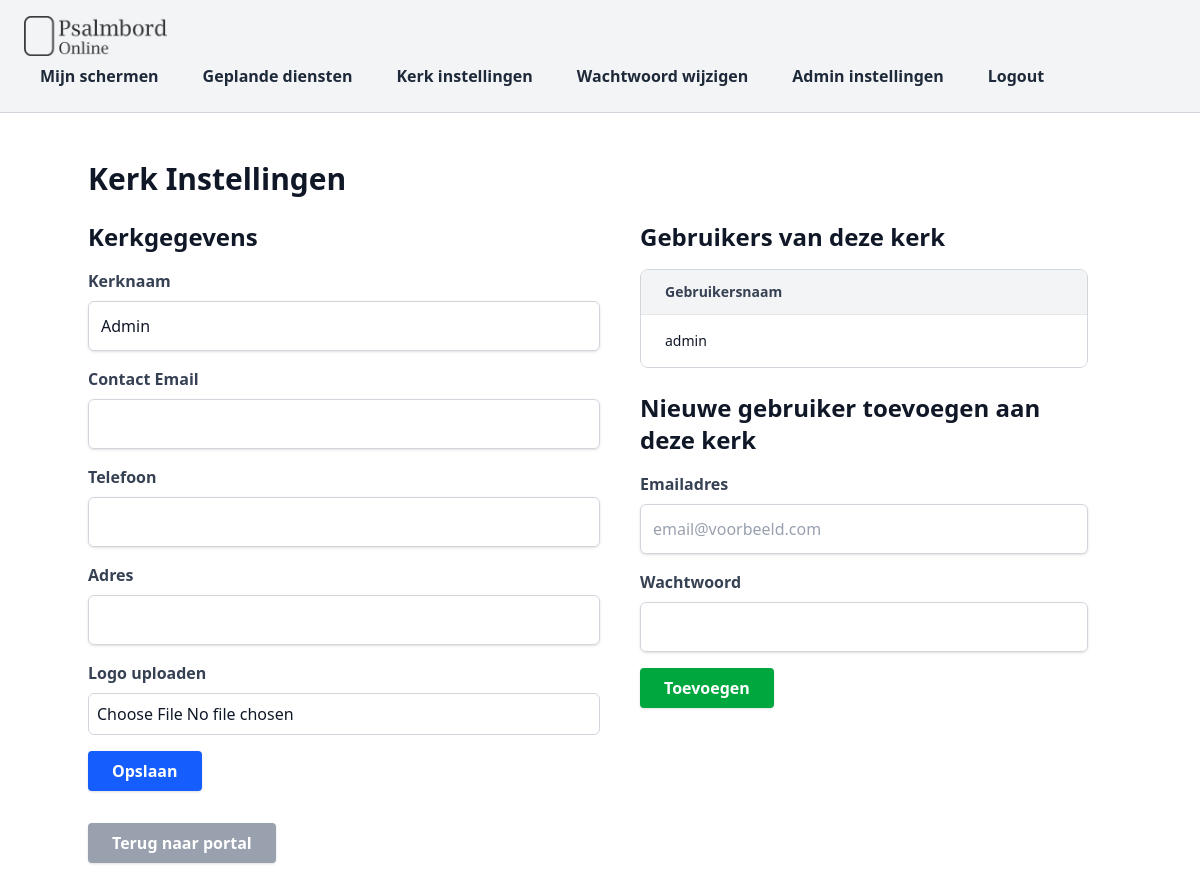
Page /church/settings (signed in) on the committed database.
### app.py (models this page shows)
class Church(db.Model):
    id = db.Column(db.Integer, primary_key=True)
    name = db.Column(db.String(150), unique=True, nullable=False)
    is_active = db.Column(db.Boolean, default=False, nullable=False)  # New field for activation state
    contact_email = db.Column(db.String(150), default='')
    contact_phone = db.Column(db.String(50), default='')
    contact_address = db.Column(db.String(200), default='')
    logo_filename = db.Column(db.String(300), nullable=True)  # New field for logo filename
    users = db.relationship('User', backref='church', lazy=True)
    boards = db.relationship('Liturgiebord', backref='church', lazy=True)

class User(UserMixin, db.Model):
    id = db.Column(db.Integer, primary_key=True)
    username = db.Column(db.String(150), unique=True, nullable=False)
    password = db.Column(db.String(150), nullable=False)
    church_id = db.Column(db.Integer, db.ForeignKey('church.id'), nullable=False)
    is_admin = db.Column(db.Boolean, default=False)

### app.py (the view, shortened to what this page needs)
@app.route('/church/settings', methods=['GET', 'POST'])
@login_required
def church_settings():
    church = current_user.church
    msg = None
    users = church.users
    return render_template('church_settings.html', church=church, users=users, msg=msg)

### app.py (called while the page is built)
@login_manager.user_loader
def load_user(user_id):
    return User.query.get(int(user_id))

@app.before_request
def impersonate_user():
    if 'impersonate_id' in session and 'admin_id' in session:
        admin = User.query.get(session['admin_id'])
        if admin and admin.is_authenticated and admin.is_admin:
            user = User.query.get(session['impersonate_id'])
            if user:
                login_user(user)
                current_user._is_impersonated = True
                current_user._real_admin_id = admin.id
    else:
        if hasattr(current_user, '_is_impersonated'):
            delattr(current_user, '_is_impersonated')
        if hasattr(current_user, '_real_admin_id'):
            delattr(current_user, '_real_admin_id')

### templates/church_settings.html (shortened to what this page needs)
{% extends 'base.html' %}
{% block content %}
  <div class="space-y-8 max-w-5xl mx-auto">
    <h2 class="text-3xl font-semibold mb-6">Kerk Instellingen</h2>
    <div class="flex flex-wrap gap-10">
      <form method="post" class="flex-1 min-w-[300px] max-w-lg space-y-4" enctype="multipart/form-data">
        <h3 class="text-2xl font-semibold">Kerkgegevens</h3>
        <div>
          <label for="name" class="block mb-2 font-semibold text-gray-700">Kerknaam</label>
          <input type="text" id="name" name="name" value="{{ church.name }}" class="w-full rounded-md border border-gray-300 p-3 text-base placeholder-gray-400 shadow-sm focus:border-blue-600 focus:ring focus:ring-blue-300 focus:ring-opacity-50 transition">
        </div>
        <div>
          <label for="contact_email" class="block mb-2 font-semibold text-gray-700">Contact Email</label>
          <input type="email" id="contact_email" name="contact_email" value="{{ church.contact_email }}" class="w-full rounded-md border border-gray-300 p-3 text-base placeholder-gray-400 shadow-sm focus:border-blue-600 focus:ring focus:ring-blue-300 focus:ring-opacity-50 transition">
        </div>
        <div>
          <label for="contact_phone" class="block mb-2 font-semibold text-gray-700">Telefoon</label>
          <input type="text" id="contact_phone" name="contact_phone" value="{{ church.contact_phone }}" class="w-full rounded-md border border-gray-300 p-3 text-base placeholder-gray-400 shadow-sm focus:border-blue-600 focus:ring focus:ring-blue-300 focus:ring-opacity-50 transition">
        </div>
        <div>
          <label for="contact_address" class="block mb-2 font-semibold text-gray-700">Adres</label>
          <input type="text" id="contact_address" name="contact_address" value="{{ church.contact_address }}" class="w-full rounded-md border border-gray-300 p-3 text-base placeholder-gray-400 shadow-sm focus:border-blue-600 focus:ring focus:ring-blue-300 focus:ring-opacity-50 transition">
        </div>
        <div>
          <label for="logo" class="block mb-2 font-semibold text-gray-700">Logo uploaden</label>
          <input type="file" id="logo" name="logo" accept="image/png, image/jpeg, image/jpg, image/gif" class="w-full border border-gray-300 rounded-md p-2">
        </div>
        <button type="submit" class="bg-blue-600 text-white px-6 py-2 rounded font-semibold shadow hover:bg-blue-700 transition">Opslaan</button>
      </form>
      <div class="flex-1 min-w-[300px] max-w-md">
        <h3 class="text-2xl font-semibold mb-4">Gebruikers van deze kerk</h3>
        <div class="overflow-x-auto rounded-lg border border-gray-300 mb-6">
          <table class="min-w-full divide-y divide-gray-200 bg-white">
            <thead class="bg-gray-100">
              <tr>
                <th class="px-6 py-3 text-left text-sm font-semibold text-gray-700">Gebruikersnaam</th>
              </tr>
            </thead>
            <tbody class="divide-y divide-gray-200">
              {% for user in users %}
              <tr>
                <td class="whitespace-nowrap px-6 py-4 text-sm text-gray-900 flex items-center justify-between">
                  {{ user.username }}
                </td>
              </tr>
              {% endfor %}
            </tbody>
          </table>
        </div>
        <h3 class="text-2xl font-semibold mb-4">Nieuwe gebruiker toevoegen aan deze kerk</h3>
        <form method="post" class="space-y-4" >
          <div>
            <label for="username" class="block mb-2 font-semibold text-gray-700">Emailadres</label>
            <input type="email" id="username" name="username" placeholder="email@voorbeeld.com" class="w-full rounded-md border border-gray-300 p-3 text-base placeholder-gray-400 shadow-sm focus:border-blue-600 focus:ring focus:ring-blue-300 focus:ring-opacity-50 transition">
          </div>
          <div>
            <label for="password" class="block mb-2 font-semibold text-gray-700">Wachtwoord</label>
            <input type="password" id="password" name="password" class="w-full rounded-md border border-gray-300 p-3 text-base placeholder-gray-400 shadow-sm focus:border-blue-600 focus:ring focus:ring-blue-300 focus:ring-opacity-50 transition">
          </div>
          <button type="submit" class="bg-green-600 text-white px-6 py-2 rounded font-semibold shadow hover:bg-green-700 transition">Toevoegen</button>
        </form>
      </div>
    </div>
    <a href="{{ url_for('portal') }}" class="bg-gray-400 text-white px-6 py-2 rounded font-semibold shadow hover:bg-gray-500 transition inline-block">Terug naar portal</a>
  </div>
{% endblock %}

### templates/base.html (shortened to what this page needs)
<!DOCTYPE html>
<html lang="en">
<head>
    <script src="https://cdn.jsdelivr.net/npm/@tailwindcss/browser@4"></script>
</head>
<body class="bg-white text-gray-900 font-sans min-h-screen flex flex-col">
  <nav class="bg-gray-100 border-b border-gray-300 px-6 py-4 flex flex-wrap items-center justify-between">
      {% if current_user.is_authenticated and current_user.church and current_user.church.logo_filename %}
      <a href="{{ url_for('index') }}"><img src="{{ url_for('uploaded_file', filename=current_user.church.logo_filename) }}" alt="Logo" class="h-10 w-auto object-contain"></a>
    {% else %}
      <a href="{{ url_for('index') }}"><img src="{{ url_for('static', filename='default_logo.png') }}" alt="Default Logo" class="h-10 w-auto object-contain"></a>
    {% endif %}
    <div class="nav-links flex flex-wrap gap-3 mt-2 sm:mt-0">
      {% if current_user.is_authenticated %}
        <a href="/portal" class="px-4 py-2 text-gray-800 rounded font-semibold hover:bg-blue-600 hover:text-white transition">Mijn schermen</a>
        <a href="{{ url_for('global_schedules') }}" class="px-4 py-2 text-gray-800 rounded font-semibold hover:bg-blue-600 hover:text-white transition">Geplande diensten</a>
        <a href="{{ url_for('church_settings') }}" class="px-4 py-2 text-gray-800 rounded font-semibold hover:bg-blue-600 hover:text-white transition">Kerk instellingen</a>
        <a href="{{ url_for('change_password') }}" class="px-4 py-2 text-gray-800 rounded font-semibold hover:bg-blue-600 hover:text-white transition">Wachtwoord wijzigen</a>
        {% if current_user.is_admin %}
          <a href="{{ url_for('admin_dashboard') }}" class="px-4 py-2 text-gray-800 rounded font-semibold hover:bg-blue-600 hover:text-white transition">Admin instellingen</a>
        {% endif %}
        <a href="/logout" class="px-4 py-2 text-gray-800 rounded font-semibold hover:bg-blue-600 hover:text-white transition">Logout</a>
      {% else %}
        <a href="/login" class="px-4 py-2 text-gray-800 rounded font-semibold hover:bg-blue-600 hover:text-white transition">Login</a>
        <a href="/register" class="px-4 py-2 text-gray-800 rounded font-semibold hover:bg-blue-600 hover:text-white transition">Register</a>
      {% endif %}
    </div>
  </nav>
  <main class="flex-grow max-w-7xl mx-auto w-full px-6 py-8 sm:py-12">
    {% block content %}{% endblock %}
  </main>
</body>
</html>

### rows in the picture
Church: logo_filename (placeholder picture), name "Admin"
User: username "admin"
